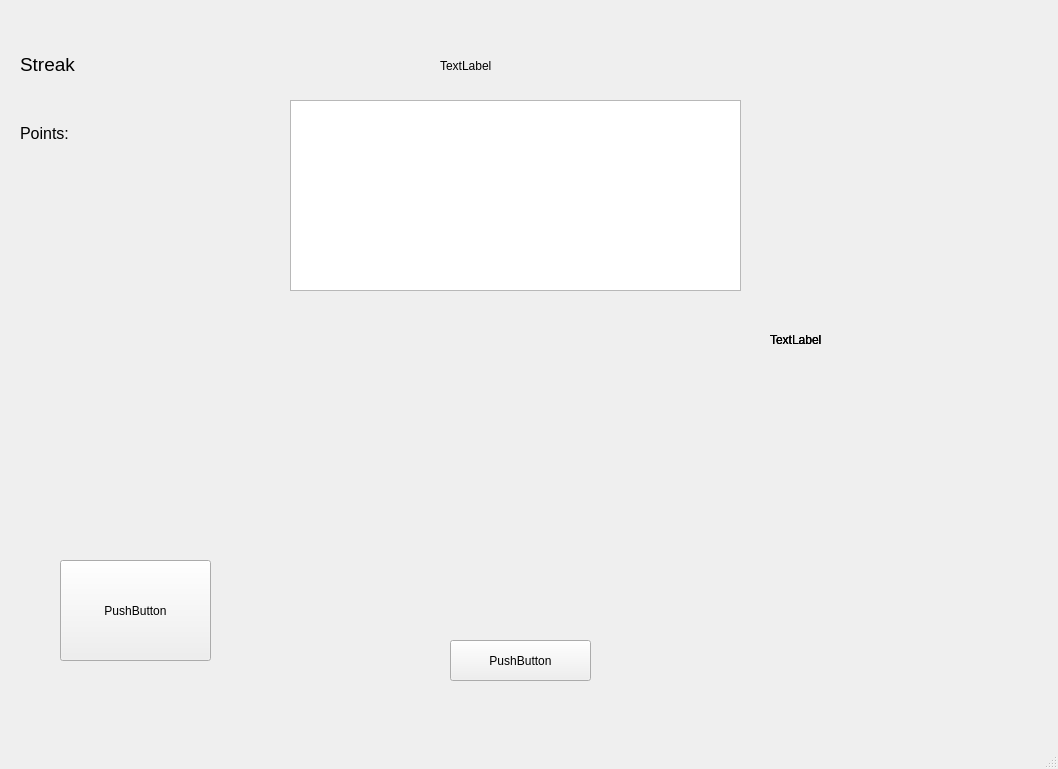
<?xml version="1.0" encoding="UTF-8"?>
<ui version="4.0">
 <class>MainWindow</class>
 <widget class="QMainWindow" name="MainWindow">
  <property name="geometry">
   <rect>
    <x>0</x>
    <y>0</y>
    <width>1058</width>
    <height>769</height>
   </rect>
  </property>
  <property name="windowTitle">
   <string>MainWindow</string>
  </property>
  <widget class="QWidget" name="centralwidget">
   <widget class="QLabel" name="CURRENT_DATE">
    <property name="geometry">
     <rect>
      <x>440</x>
      <y>40</y>
      <width>201</width>
      <height>51</height>
     </rect>
    </property>
    <property name="text">
     <string>TextLabel</string>
    </property>
   </widget>
   <widget class="QPlainTextEdit" name="TEXT_INPUT">
    <property name="geometry">
     <rect>
      <x>290</x>
      <y>100</y>
      <width>451</width>
      <height>191</height>
     </rect>
    </property>
   </widget>
   <widget class="QPushButton" name="SUBMIT">
    <property name="geometry">
     <rect>
      <x>450</x>
      <y>640</y>
      <width>141</width>
      <height>41</height>
     </rect>
    </property>
    <property name="text">
     <string>PushButton</string>
    </property>
   </widget>
   <widget class="QPushButton" name="PAST_ENTRY">
    <property name="geometry">
     <rect>
      <x>60</x>
      <y>560</y>
      <width>151</width>
      <height>101</height>
     </rect>
    </property>
    <property name="text">
     <string>PushButton</string>
    </property>
   </widget>
   <widget class="QLabel" name="AVATAR_BODY">
    <property name="geometry">
     <rect>
      <x>770</x>
      <y>90</y>
      <width>250</width>
      <height>500</height>
     </rect>
    </property>
    <property name="text">
     <string>TextLabel</string>
    </property>
   </widget>
   <widget class="QWidget" name="layoutWidget">
    <property name="geometry">
     <rect>
      <x>20</x>
      <y>10</y>
      <width>171</width>
      <height>221</height>
     </rect>
    </property>
    <layout class="QVBoxLayout" name="verticalLayout">
     <item>
      <widget class="QLabel" name="STREAK">
       <property name="font">
        <font>
         <pointsize>14</pointsize>
        </font>
       </property>
       <property name="text">
        <string>Streak</string>
       </property>
       <property name="alignment">
        <set>Qt::AlignLeading|Qt::AlignLeft|Qt::AlignVCenter</set>
       </property>
      </widget>
     </item>
     <item>
      <widget class="QLabel" name="POINTS">
       <property name="font">
        <font>
         <pointsize>12</pointsize>
        </font>
       </property>
       <property name="text">
        <string>Points:</string>
       </property>
       <property name="alignment">
        <set>Qt::AlignLeading|Qt::AlignLeft|Qt::AlignTop</set>
       </property>
      </widget>
     </item>
    </layout>
   </widget>
   <widget class="QWidget" name="DRAW_INPUT" native="true">
    <property name="geometry">
     <rect>
      <x>290</x>
      <y>330</y>
      <width>451</width>
      <height>251</height>
     </rect>
    </property>
   </widget>
   <widget class="QLabel" name="AVATAR_HAT">
    <property name="geometry">
     <rect>
      <x>770</x>
      <y>90</y>
      <width>250</width>
      <height>500</height>
     </rect>
    </property>
    <property name="text">
     <string>TextLabel</string>
    </property>
   </widget>
   <widget class="QLabel" name="AVATAR_BODY_3">
    <property name="geometry">
     <rect>
      <x>930</x>
      <y>680</y>
      <width>250</width>
      <height>500</height>
     </rect>
    </property>
    <property name="text">
     <string>TextLabel</string>
    </property>
   </widget>
   <widget class="QLabel" name="AVATAR_SHIRT">
    <property name="geometry">
     <rect>
      <x>770</x>
      <y>90</y>
      <width>250</width>
      <height>500</height>
     </rect>
    </property>
    <property name="text">
     <string>TextLabel</string>
    </property>
   </widget>
  </widget>
  <widget class="QMenuBar" name="menubar">
   <property name="geometry">
    <rect>
     <x>0</x>
     <y>0</y>
     <width>1058</width>
     <height>21</height>
    </rect>
   </property>
  </widget>
  <widget class="QStatusBar" name="statusbar"/>
 </widget>
 <resources/>
 <connections/>
</ui>
